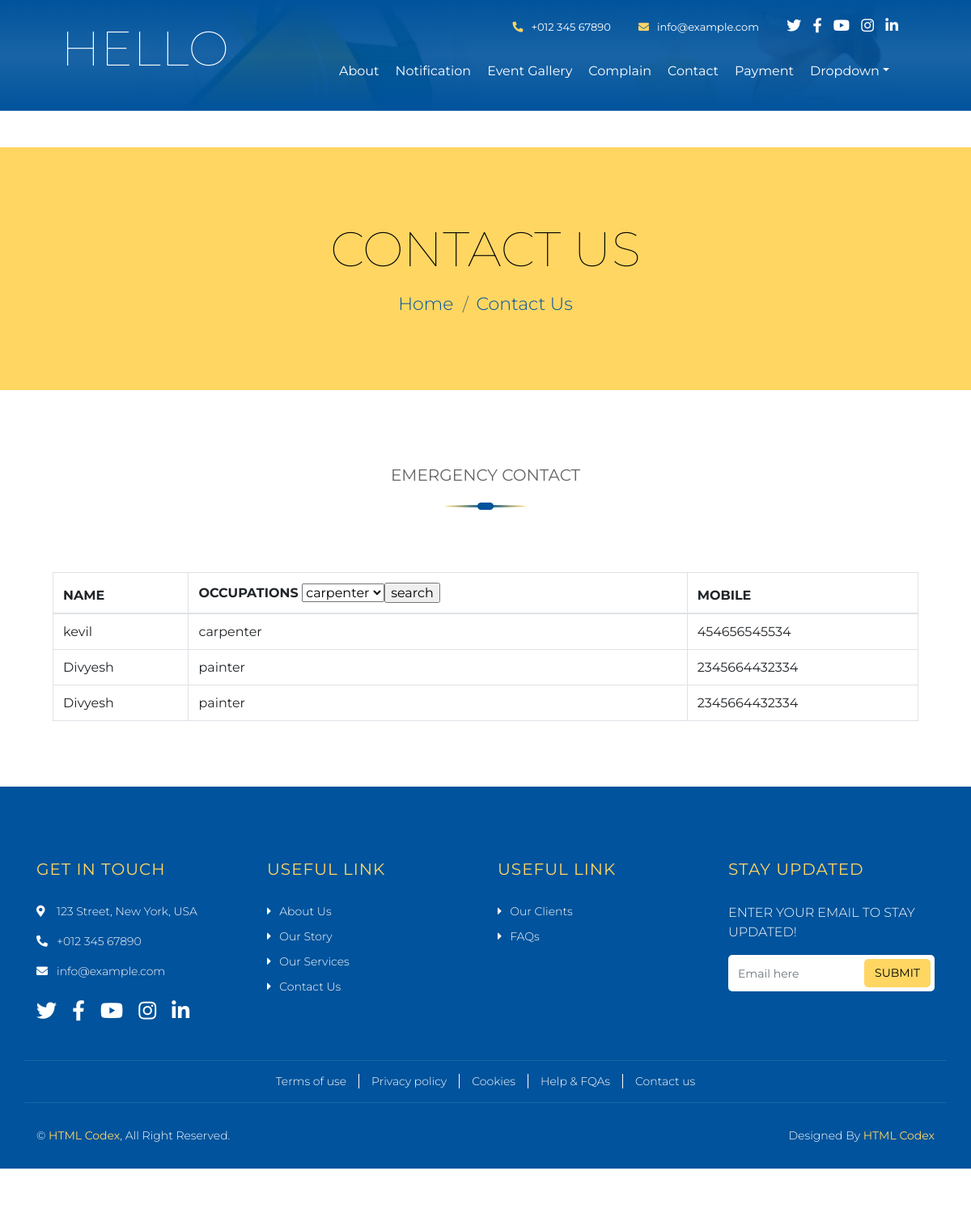
The page /contact/ (signed in) on the database its author committed.
### myapp/models.py (models this page shows, shortened)
class Emergency_Contact(models.Model):
    name = models.CharField(max_length=50)
    mobile = models.CharField(max_length=50)
    occupation=models.CharField(max_length=50)

### memberapp/views.py (the view)
# urls.py: path('contact/',views.contact,name='contact'),
def contact(request):
    v=m.Emergency_Contact.objects.all()
    return render(request,'contact.html',{'v':v})

### memberapp/templates/contact.html (shortened to what this page needs)
{% extends 'headers.html' %}
{% load static %}
{% block content %}
<!DOCTYPE html>
<html lang="en">
  <head>
    <link
      href="https://stackpath.bootstrapcdn.com/bootstrap/4.4.1/css/bootstrap.min.css"
      rel="stylesheet"
    />
    <link
      href="https://cdnjs.cloudflare.com/ajax/libs/font-awesome/5.10.0/css/all.min.css"
      rel="stylesheet"
    />
    <link
      href="{% static 'lib/owlcarousel/assets/owl.carousel.min.css' %}"
      rel="stylesheet"
    />
    <link
      href="{% static 'lib/lightbox/css/lightbox.min.css' %}"
      rel="stylesheet"
    />
    <link href="{% static 'css/style.css' %}" rel="stylesheet" />
  </head>
  <body>
    <div class="wrapper">
      <div class="page-header">
        <div class="container">
          <div class="row">
            <div class="col-12">
              <h2>Contact Us</h2>
            </div>
            <div class="col-12">
              <a href="">Home</a>
              <a href="">Contact Us</a>
            </div>
          </div>
        </div>
      </div>
      <div class="contact">
        <div class="container">
          <div class="section-header">
            <p>EMERGENCY CONTACT</p>
          </div>
          <div class="card-body">
            <div class="table-responsive">
              <table
                class="table table-bordered"
                id="dataTable"
                width="100%"
                cellspacing="0"
              >
                <thead>
                  <tr>
                    <th>NAME</th>
                    <th>OCCUPATIONS <select name="search" id="" >
                        <option value="carpenter">carpenter</option>
                        <input type="submit" name="" value="search" id="">
                    </select> </th>
                    <th>MOBILE</th>
                  </tr>
                  </div>
                <tbody>
                    {% for one in v %}
                    <tr>
                        <td>{{one.name}}</td>
                        <td>{{one.occupation}}</td>
                        <td>{{one.mobile}}</td>
                    </tr>
                    {% endfor %}
                </tbody>
            </div>
          </div>
        </div>
        {% endblock %}

### memberapp/static/css/style.css (style rules this page uses)
body { color: #666666; background: #ffffff; font-family: 'Montserrat', sans-serif; font-weight: 400; }
h1, h2, h3, h4, h5, h6 { font-weight: 100; }
a { color: #454545; transition: .3s; }
.wrapper { position: relative; width: 100%; margin: 0 auto; background: #ffffff; }
.page-header { position: relative; margin-bottom: 45px; padding: 90px 0; text-align: center; background: #FFD662; }
.page-header h2 { color: #000000; font-size: 60px; font-weight: 100; text-transform: uppercase; margin-bottom: 15px; }
.page-header a { position: relative; padding: 0 12px; font-size: 22px; font-weight: 300; color: #00539C; }
.page-header a::after { position: absolute; content: "/"; width: 8px; height: 8px; top: -2px; right: -7px; text-align: center; color: #666666; }
.page-header a:last-child::after { display: none; }
.section-header { position: relative; width: 100%; max-width: 550px; text-align: center; margin: 0 auto; margin-bottom: 60px; padding-bottom: 15px; }
.section-header::before { position: absolute; content: ""; width: 100px; height: 3px; left: calc(50% - 50px); bottom: 0; background: linear-gradient(to left, #FFD662, #00539C, #FFD662); border-radius: 100%; }
.section-header::after { position: absolute; content: ""; width: 20px; height: 9px; left: calc(50% - 10px); bottom: -3px; background: #00539C; border-radius: 5px; }
.section-header p { margin-bottom: 10px; font-size: 20px; }
.contact { position: relative; width: 100%; padding: 45px 0; }

### rows shown on the page
Emergency_Contact: name "kevil", occupation "carpenter", mobile "454656545534"
Emergency_Contact: name "Divyesh", occupation "painter", mobile "2345664432334"
Emergency_Contact: name "Divyesh", occupation "painter", mobile "2345664432334"
